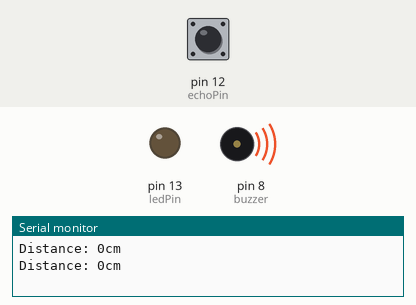
The sketch below on a simulated Arduino Uno, built with avr-gcc and run on an emulated ATmega328P. Parts: output pins drawn as LEDs (lit = HIGH), buzzer (waves = sounding, pin HIGH), the last lines printed to the serial monitor. The test bench sets the inputs (shaded band); at power-on: pin 12 (echoPin) LOW. Pins used as bus, display or sensor lines are not drawn.

Above: at 16.9 s.
17.0 s: pin 12 (echoPin) pulsed HIGH 2 times (0.12 s each, 0.3 s apart)
At 19.4 s:
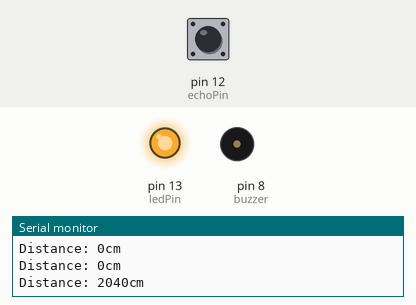
At 24.4 s:
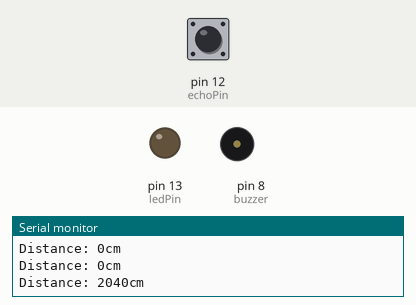
Timing chart, 0 to 27.9 s (numbered marks = the images above; inputs shaded):
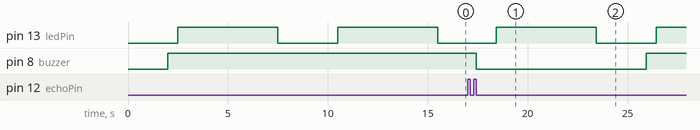

The sketch:

sketch_mar19a.ino
```cpp
//Assign the pin to their pin numbers on the board
const int  trigPin = 10;
const int echoPin = 12;
const int ledPin = 13;
const int buzzer = 8;

void setup()
{
  //Initialize serial communication at 9600 bps
  Serial.begin(9600);

  pinMode(trigPin, OUTPUT);//Set the trigPin as output
  pinMode(echoPin, INPUT);//Set the echoPin as input
  pinMode(ledPin, OUTPUT);//Set the ledPIN as output
  pinMode(buzzer, OUTPUT);//Set the buzzer as output

}

void loop()
 {
  //Send the ultrasonic pulse
  digitalWrite(trigPin, LOW);
  delay(500);
  digitalWrite(trigPin, HIGH);
  delay(500);
  digitalWrite(trigPin, LOW);

  //Measure the duration of the pulse
  long duration = pulseIn(echoPin, HIGH);

  //Calculate the distance in centimeters
  long distance = duration * 0.034 / 2;

  //Print the distance to the serial monitor
  Serial.print("Distance: ");
  Serial.print(distance);
  Serial.println("cm");

  //Activate buzzer if the distance is below the threshold
  if (distance < 20)//If the distance is below 20cm
  {
    //Turn on the buzzer
    digitalWrite(buzzer, HIGH);
    delay(500);//Delay for 0.5 second
  }

  //Deactivate buzzer if the distance is above the threshold
  else
  {
    //Turn off the buzzer
    digitalWrite(buzzer, LOW);
    delay(1000);// Delay for a second

  }

  //Blink LED
  digitalWrite(ledPin, HIGH);// Turn on the LED
  delay(5000);//Delay for five second
  digitalWrite(ledPin, LOW);//Turn off the LED
  delay(500);//Delay for 0.5 second

}
```

Measured:
- after the input at 17.0 s, pin 8 (buzzer): HIGH → LOW after 0.42 s, → HIGH 8.5 s later
- by itself, pin 13 (ledPin): alternates HIGH for 5.0 s and LOW for 3.0 s
